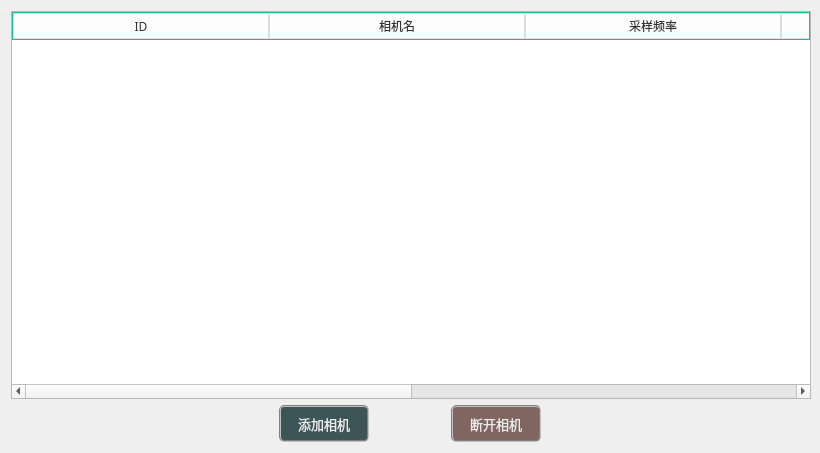
<?xml version="1.0" encoding="UTF-8"?>
<ui version="4.0">
 <class>FramCameraSetParamClass</class>
 <widget class="QDialog" name="FramCameraSetParamClass">
  <property name="geometry">
   <rect>
    <x>0</x>
    <y>0</y>
    <width>820</width>
    <height>453</height>
   </rect>
  </property>
  <property name="minimumSize">
   <size>
    <width>800</width>
    <height>430</height>
   </size>
  </property>
  <property name="maximumSize">
   <size>
    <width>820</width>
    <height>16777215</height>
   </size>
  </property>
  <property name="windowTitle">
   <string>FramCameraSetParam</string>
  </property>
  <layout class="QGridLayout" name="gridLayout_2">
   <item row="0" column="0">
    <layout class="QGridLayout" name="gridLayout">
     <item row="0" column="0" colspan="3">
      <widget class="QTableWidget" name="tableWidget">
       <property name="sizePolicy">
        <sizepolicy hsizetype="Fixed" vsizetype="Expanding">
         <horstretch>0</horstretch>
         <verstretch>0</verstretch>
        </sizepolicy>
       </property>
       <property name="minimumSize">
        <size>
         <width>800</width>
         <height>0</height>
        </size>
       </property>
       <property name="maximumSize">
        <size>
         <width>16777215</width>
         <height>16777215</height>
        </size>
       </property>
       <property name="styleSheet">
        <string notr="true">QHeaderView {
    background-color: #2c3e50; 
    border: 1px solid #1abc9c; 
    font: bold 12px &quot;Microsoft YaHei&quot;;
}
/* 水平表头整体 */
QHeaderView {
    background-color: #f0f0f0;
}

/* 每个表头单元格 */
QHeaderView::section {
    background-color: #fdfdfd;
    color: #333;
    font: bold 12px &quot;Microsoft YaHei&quot;;
    padding: 2px;
    border: 1px solid #dcdcdc;
}

/* 悬停效果 */
QHeaderView::section:hover {
    background-color: #e6e6e6;
}
</string>
       </property>
       <property name="horizontalScrollBarPolicy">
        <enum>Qt::ScrollBarAsNeeded</enum>
       </property>
       <property name="gridStyle">
        <enum>Qt::DashLine</enum>
       </property>
       <property name="rowCount">
        <number>0</number>
       </property>
       <property name="columnCount">
        <number>6</number>
       </property>
       <attribute name="horizontalHeaderDefaultSectionSize">
        <number>256</number>
       </attribute>
       <column>
        <property name="text">
         <string>ID</string>
        </property>
        <property name="font">
         <font>
          <family>微软雅黑</family>
         </font>
        </property>
       </column>
       <column>
        <property name="text">
         <string>相机名</string>
        </property>
       </column>
       <column>
        <property name="text">
         <string>采样频率</string>
        </property>
       </column>
       <column>
        <property name="text">
         <string>是否保存</string>
        </property>
       </column>
       <column>
        <property name="text">
         <string>URL地址</string>
        </property>
       </column>
       <column>
        <property name="text">
         <string>保存路径</string>
        </property>
       </column>
      </widget>
     </item>
     <item row="1" column="0">
      <spacer name="horizontalSpacer_2">
       <property name="orientation">
        <enum>Qt::Horizontal</enum>
       </property>
       <property name="sizeHint" stdset="0">
        <size>
         <width>245</width>
         <height>20</height>
        </size>
       </property>
      </spacer>
     </item>
     <item row="1" column="1">
      <layout class="QHBoxLayout" name="horizontalLayout">
       <item>
        <widget class="QPushButton" name="btnAddCamera">
         <property name="minimumSize">
          <size>
           <width>90</width>
           <height>37</height>
          </size>
         </property>
         <property name="font">
          <font>
           <family>微软雅黑</family>
           <pointsize>10</pointsize>
          </font>
         </property>
         <property name="styleSheet">
          <string notr="true">QWidget{ background-color: rgba(9, 42, 47, 200);}
QWidget{ color: rgb(235, 235, 235);}
QWidget{ border: 2px groove gray;border-radius: 5px;padding: 2px 4px;}
QPushButton:hover{ background-color: rgb(9, 62, 52);}
QPushButton:pressed{background-color: rgb(9, 82, 72);}</string>
         </property>
         <property name="text">
          <string>添加相机</string>
         </property>
        </widget>
       </item>
       <item>
        <spacer name="horizontalSpacer">
         <property name="orientation">
          <enum>Qt::Horizontal</enum>
         </property>
         <property name="sizeHint" stdset="0">
          <size>
           <width>40</width>
           <height>20</height>
          </size>
         </property>
        </spacer>
       </item>
       <item>
        <widget class="QPushButton" name="btnDisconnect">
         <property name="minimumSize">
          <size>
           <width>90</width>
           <height>37</height>
          </size>
         </property>
         <property name="font">
          <font>
           <family>微软雅黑</family>
           <pointsize>10</pointsize>
          </font>
         </property>
         <property name="styleSheet">
          <string notr="true">QWidget{ background-color: rgba(97, 63, 56, 200);}
QWidget{ color: rgb(235, 235, 235);}
QWidget{ border: 2px groove gray;border-radius: 5px;padding: 2px 4px;}
QPushButton:hover{ background-color: rgb(97, 83, 76);}
QPushButton:pressed{background-color: rgb(117, 103, 96);}</string>
         </property>
         <property name="text">
          <string>断开相机</string>
         </property>
        </widget>
       </item>
      </layout>
     </item>
     <item row="1" column="2">
      <spacer name="horizontalSpacer_3">
       <property name="orientation">
        <enum>Qt::Horizontal</enum>
       </property>
       <property name="sizeHint" stdset="0">
        <size>
         <width>245</width>
         <height>20</height>
        </size>
       </property>
      </spacer>
     </item>
    </layout>
   </item>
  </layout>
 </widget>
 <layoutdefault spacing="6" margin="11"/>
 <resources/>
 <connections/>
</ui>
